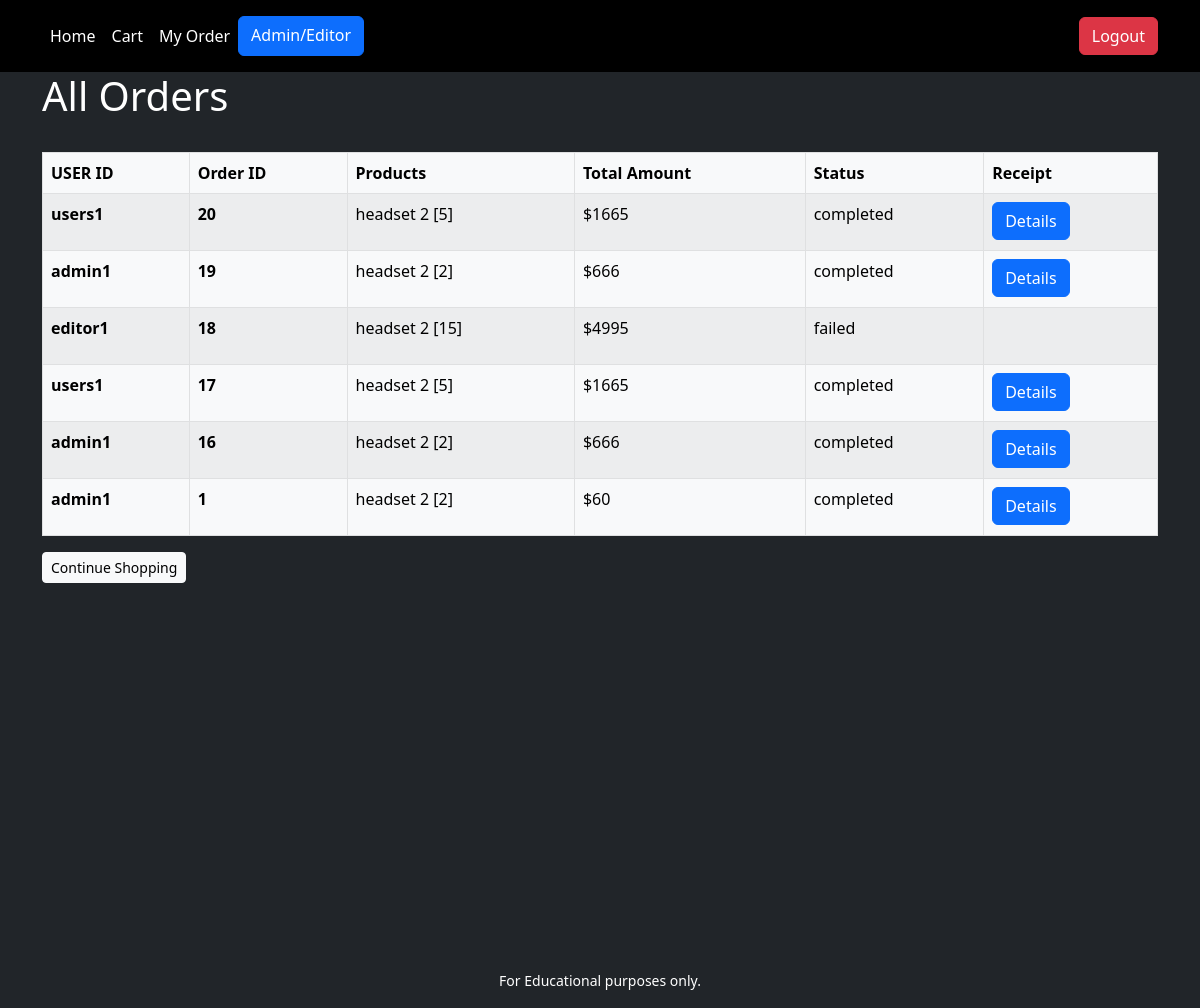
Before: /all_orders (signed in) with the older database file.
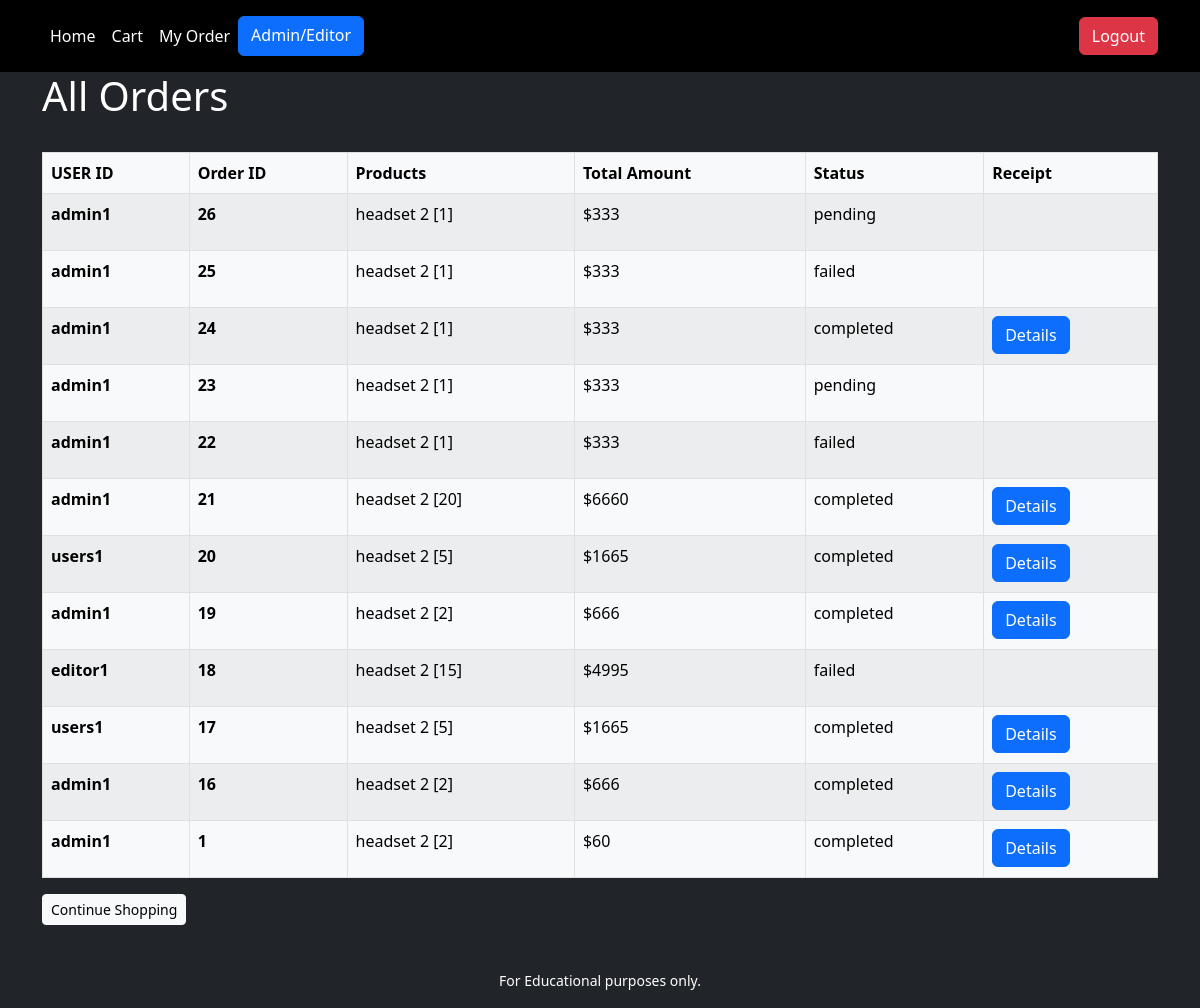
After: the same page with the newer database file.
### tables this page shows
CREATE TABLE `orders` (
  `id` int(11) NOT NULL AUTO_INCREMENT,
  `status` varchar(255) NOT NULL DEFAULT 'pending',
  `total_amount` int(11) NOT NULL DEFAULT 0,
  `created_at` timestamp NOT NULL DEFAULT current_timestamp() ON UPDATE current_timestamp(),
  `transaction_id` text NOT NULL,
  `user_id` int(11) NOT NULL,
  PRIMARY KEY (`id`),
  KEY `user_id` (`user_id`),
  CONSTRAINT `orders_ibfk_1` FOREIGN KEY (`user_id`) REFERENCES `users` (`id`)
);

CREATE TABLE `users` (
  `id` int(11) NOT NULL AUTO_INCREMENT,
  `name` varchar(255) NOT NULL,
  `password` varchar(255) NOT NULL,
  `email` varchar(255) NOT NULL,
  `role` varchar(255) NOT NULL DEFAULT 'user',
  `created_at` timestamp NOT NULL DEFAULT current_timestamp() ON UPDATE current_timestamp(),
  PRIMARY KEY (`id`)
);

CREATE TABLE `orders_products` (
  `id` int(11) NOT NULL AUTO_INCREMENT,
  `order_id` int(11) NOT NULL,
  `product_id` int(11) NOT NULL,
  `quantity` int(11) NOT NULL,
  PRIMARY KEY (`id`),
  KEY `order_id` (`order_id`),
  KEY `product_id` (`product_id`),
  CONSTRAINT `orders_products_ibfk_1` FOREIGN KEY (`order_id`) REFERENCES `orders` (`id`),
  CONSTRAINT `orders_products_ibfk_2` FOREIGN KEY (`product_id`) REFERENCES `products` (`id`)
);

CREATE TABLE `products` (
  `id` int(11) NOT NULL AUTO_INCREMENT,
  `product_name` varchar(255) NOT NULL,
  `image_url` text NOT NULL,
  `releasedate` varchar(255) NOT NULL DEFAULT '                  ',
  `price` varchar(255) NOT NULL,
  `description` varchar(255) NOT NULL,
  `status` varchar(255) NOT NULL DEFAULT 'pending',
  `user_id` int(11) NOT NULL,
  PRIMARY KEY (`id`),
  KEY `user_id` (`user_id`),
  CONSTRAINT `products_ibfk_1` FOREIGN KEY (`user_id`) REFERENCES `users` (`id`)
);

### includes/class-db.php (called while the page is built, shortened)
<?php
class DB
{
    private $db;
    public function __construct()
    {
        try{
            $this->db = new PDO(
                'mysql:host=devkinsta_db;dbname=Final_project',
                'root',
                '4JqGyoVdUoAAEJxU'
            );
        }catch( PDOException $error ){
            die( "Database connection failed" );
        }
    }
    public static function connect()
    {
        return new self();
    }
    public function select( $sql, $data = [],$is_list = false)
    {
        $statement = $this->db->prepare( $sql );
        $statement->execute($data);
        if ( $is_list ){
            return $statement->fetchAll(PDO::FETCH_ASSOC);
        }else{
            return $statement->fetch(PDO::FETCH_ASSOC);
        }
    }
}

### includes/class-order.php (called while the page is built, shortened)
<?php
class ORDERS
{
    public static function getAllOrders()
    {
        return DB::connect()->select(
            'SELECT * FROM orders ORDER BY id DESC',
            [],
            true
        );
    }
      public function listProductsinOrder( $order_id )
      {
        return DB::connect()->select(
            'SELECT
            products.id,
            products.product_name,
            orders_products.order_id,
            orders_products.quantity
            FROM orders_products
            JOIN products
            ON orders_products.product_id = products.id
            WHERE order_id = :order_id',
        [
            'order_id' => $order_id
        ],true);
      }
}

### includes/class-user.php (called while the page is built, shortened)
<?php
class User
{
     public static function getUserById( $user_id )
     {
        return DB::connect()->select(
            'SELECT * FROM users WHERE id = :id',
            [
                'id'=> $user_id
            ]
        );
     }
}

### admins/all_orders.php (the view, shortened to what this page needs)
<?php
    $orders = new ORDERS();
    require dirname(__DIR__) . '/parts/header.php';
?>
<section class="bg-dark vh-100">
    <div class="min-vh-100 container">
        <div class="d-flex justify-content-between align-items-center mb-4">
            <h1 class="h1 text-white">All Orders</h1>
        </div>
        <table class="table table-hover table-bordered table-striped table-light">
            <thead>
                <tr>
                    <th scope="col">USER ID</th>
                    <th scope="col">Order ID</th>
                    <th scope="col">Products</th>
                    <th scope="col">Total Amount</th>
                    <th scope="col">Status</th>
                    <th scope="col">Receipt</th>
                </tr>
            </thead>
            <tbody>
                <?php foreach( ORDERS::getAllOrders() as $order ) : ?>
                <tr>
                    <th scope="row"><?php echo User::getUserById($order['user_id'] )['name']; ?></th>
                    <th scope="row"><?php echo $order['id']; ?></th>
                    <td>
                        <?php foreach($orders->listProductsinOrder( $order['id'] ) as $product ): ?>
                        <ul class="list-unstyled">
                            <li>
                                <?php echo $product['product_name']; ?>
                                [<?php echo $product['quantity']; ?>]
                            </li>
                        </ul>
                        <?php endforeach; ?>
                    </td>
                    <td>$<?php echo $order['total_amount']; ?></td>
                    <td><?php echo $order['status']; ?></td>
                    <th scope="col">
                        <form action="">
                            <button type="button" class="btn btn-primary" data-bs-toggle="modal"
                                data-bs-target="#exampleModal-<?php echo $order['id']; ?>"
                                <?php echo ( $order['status'] === 'failed' ? 'hidden' : '' ); ?>
                                <?php echo ( $order['status'] === 'pending' ? 'hidden' : '' ); ?>>Details
                            </button>
                        </form>
                    </th>
                </tr>
                <?php endforeach; ?>
            </tbody>
        </table>
        <div class="d-flex justify-content-between align-items-center my-3">
            <a href="/" class="btn btn-light btn-sm">Continue Shopping</a>
        </div>
    </div>
</section>
<?php
    require dirname(__DIR__) . '/parts/footer.php';
?>

Changed rows visible on the page:
added orders: user.name "admin1", id "26", total_amount "333", status "pending"
added orders_products: product.product_name "headset 2", quantity "1", shown under "admin1"
added orders: user.name "admin1", id "25", total_amount "333", status "failed"
added orders_products: product.product_name "headset 2", quantity "1", shown under "admin1"
added orders: user.name "admin1", id "24", total_amount "333", status "completed"
added orders_products: product.product_name "headset 2", quantity "1", shown under "admin1"
added orders: user.name "admin1", id "23", total_amount "333", status "pending"
added orders_products: product.product_name "headset 2", quantity "1", shown under "admin1"
added orders: user.name "admin1", id "22", total_amount "333", status "failed"
added orders_products: product.product_name "headset 2", quantity "1", shown under "admin1"
added orders: user.name "admin1", id "21", total_amount "6660", status "completed"
added orders_products: product.product_name "headset 2", quantity "20", shown under "admin1"
